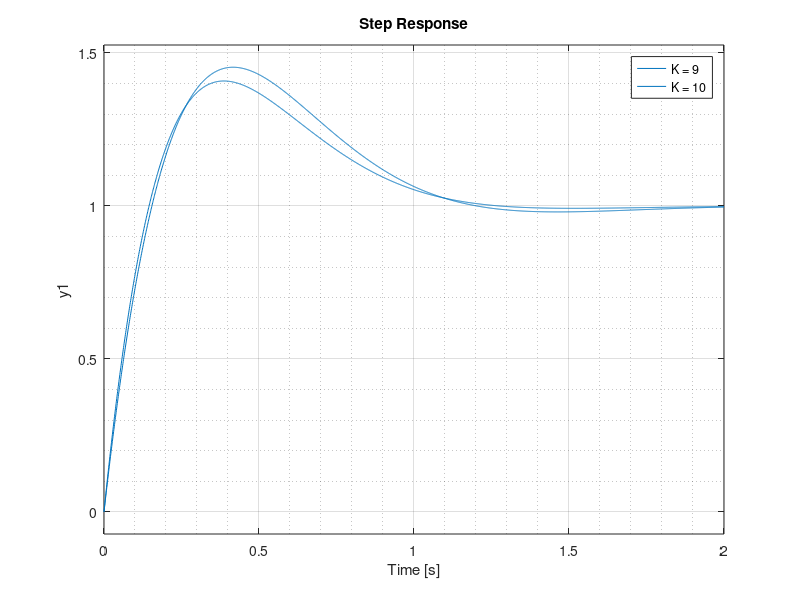

MATLAB code for this plot:
% % clc, clear all, close all

%% Task 4

g = 9.81;
l = 2.5;
m = 0.75;
c = 0.15;

% t = tosimulink.Time;
% step = tosimulink.Data(:, 1);
% response = tosimulink.Data(:, 2);
% 
% plot(t, step, t, response, 'linewidth', 2), grid on
% title('Damped pendulum response to a pulse');
% legend('Pulse', 'Response');

figure(2)
for k = 9:10
    G = tf([1 2], [1 -3 0]);
    Gcl = k*G/(1+k*G);
    step(Gcl, 0:1e-3:2)
    hold on
end
% legend('K = 1', 'K = 2', 'K = 3', 'K = 4', 'K = 5', 'K = 6', 'K = 7'); 
legend('K = 9', 'K = 10'); 
grid minor